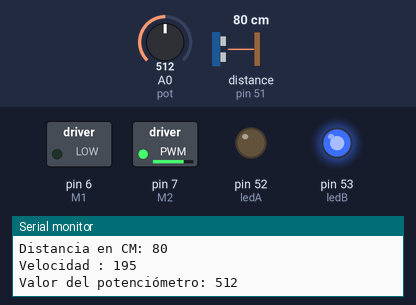
A sketch run on a simulated Arduino Mega 2560, built with avr-gcc and run on an emulated ATmega2560. Shown: switched loads named in the sketch (green lamp = pin HIGH), output pins drawn as LEDs (lit = HIGH), the last lines printed to the serial monitor. Inputs (shaded band) come from the test bench; at power-on: distance to the obstacle (sensor on pin 51) 80 cm, A0 (pot) = 512. The echo pulse lasts 58.3 µs per cm.

Above: at 8.8 s.
8.9 s: distance to the obstacle (sensor on pin 51) set to 18 cm
17.2 s: distance to the obstacle (sensor on pin 51) set to 14 cm
At 24.7 s:
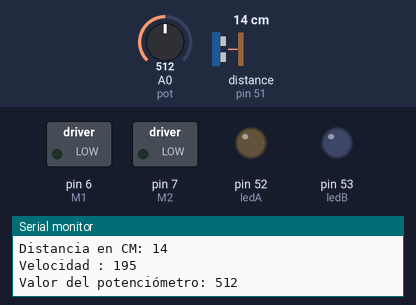
25.5 s: A0 (pot) set to 525
At 33.2 s:
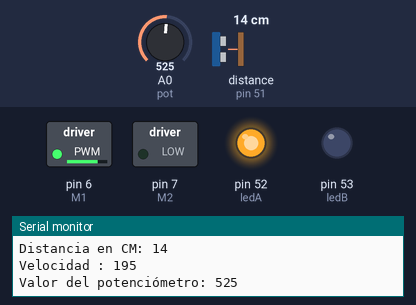
33.5 s: A0 (pot) set to 511
At 40.9 s:
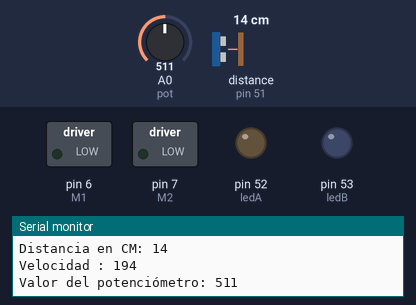
Timing chart, 0 to 42.4 s (numbered marks = the images above; inputs shaded):
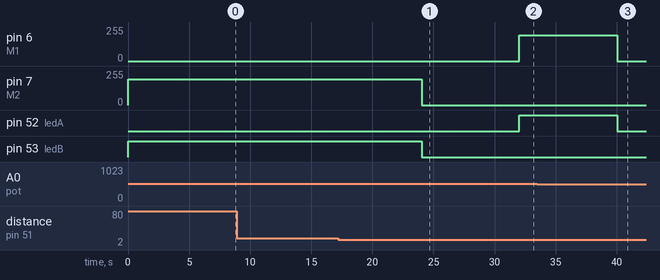

The sketch:

prueba.ino
```cpp
/*
2 leds, motor, potenciometro, y sensor ultrasonico
la funcionalidad depende del valor del potenciometro si es mas de la mitad o menos.

Cuando el potenciometro esta en mas de la mitad de su valor:
  *  El motor debe girar en un sentido (adelante) a 200 de velocidad hasta q el sensor ultrasonico detecte menos de 15 cm
  *  El led A debe estar prendido
  *  El led B debe estar apagado

Cuando el potenciometro en menos de la mitad de su valor:
  *  El motor debe girar en el otro sentido (Atras) a 190 de velocidad hasta q el sensor ultrasonico detecte una distancia mayor a 15 cm
  *  El led A debe estar apagado
  *  El led B debe estar prendido
*/

#include <Ultrasonic.h>
Ultrasonic sensor(50,51); // Los pines 50 y 51 son los pines de entrada y salida del sensor ultrasónico: triguer = 50, echo = 51
int ledA = 52; // El pin 52 es el pin de salida del led A
int ledB = 53; // El pin 53 es el pin de salida del led B
int M1 = 6; // El pin 6 es el pin de salida del motor 1
int M2 = 7; // El pin 7 es el pin de salida del motor 2
int velocidad; // la velocidad del motor
int distancia; // la distancia medida por el sensor ultrasónico
int pot = A0; // El pin A0 es el pin de entrada del potenciómetro
int valor; // el valor leído del potenciómetro

void setup() {
  pinMode(ledA,OUTPUT);
  pinMode(ledB,OUTPUT);
  pinMode(M1,OUTPUT);
  pinMode(M2,OUTPUT);
  pinMode(pot,INPUT);
  Serial.begin(9600); // Iniciar la comunicación serial a 9600 baudios
}

void loop() {
  distancia = sensor.read(); // Leer la distancia medida por el sensor ultrasónico
  valor = analogRead(pot); // Leer el valor del potenciómetro
  velocidad = map(valor,0,1023,190,200); // Mapear el valor del potenciómetro a un rango de velocidad de 0 a 200

  Serial.print("Distancia en CM: ");
  Serial.println(distancia);
  Serial.print("Velocidad : ");
  Serial.println(velocidad);
  Serial.print("Valor del potenciómetro: ");
  Serial.println(valor);

  if(valor > 512){ // Si el valor del potenciómetro es mayor a 512
    if(distancia < 15){ // Si la distancia medida por el sensor es menor a 15 cm
      analogWrite(M1,velocidad); // Activar el motor 1 con la velocidad calculada
      analogWrite(M2,0);
      digitalWrite(ledA,HIGH); // Encender el led A
      digitalWrite(ledB,LOW); // Apagar el led B
      delay(8000);
    }else{
      analogWrite(M1,0); // Detener el motor 1
      analogWrite(M2,0);
      digitalWrite(ledA,LOW); // Apagar el led A
      digitalWrite(ledB,LOW); // Apagar el led B
      delay(8000);
    }
  }else{
    if(distancia > 15){ // Si la distancia medida por el sensor es mayor a 15 cm
      analogWrite(M1,0);
      analogWrite(M2,velocidad); // Activar el motor 2 con la velocidad calculada
      digitalWrite(ledA,LOW);
      digitalWrite(ledB,HIGH);
      delay(8000);
    }else{
      analogWrite(M1,0);
      analogWrite(M2,0);
      digitalWrite(ledA,LOW);
      digitalWrite(ledB,LOW);
      delay(8000);
    }
  }
}
```

Measured:
- the behaviour switches between 16 and 15 cm on distance to the obstacle (sensor on pin 51) (found by bisection; images 0 and 1)
- the behaviour switches between 512 and 513 on A0 (pot) (found by bisection; images 1 and 2)
- after the input at 17.2 s, pin 7 (M2): 195/255 → 0/255 after 6.8 s; pin 53 (ledB): HIGH → LOW after 6.8 s
- after the input at 25.5 s, pin 6 (M1): 0/255 → 195/255 after 6.5 s; pin 52 (ledA): LOW → HIGH after 6.5 s
- after the input at 33.5 s, pin 6 (M1): 195/255 → 0/255 after 6.5 s; pin 52 (ledA): HIGH → LOW after 6.5 s
